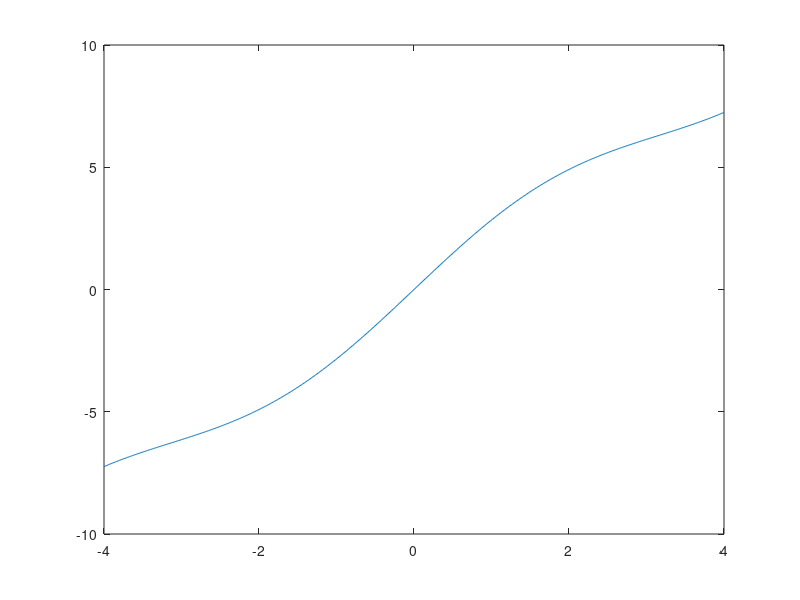

This figure's MATLAB source:
disp("3.1.32 Find inverse of function")
disp("Finding inverse of function: ")
disp("g(x) = 2*x + sin(x)")

x = -4:0.01:4;
g = @(x) 2*x + sin(x);
y = g(x);
plot(x, y)
disp("To decide wether g(x) is invertible")
disp("we have to derive the function.")
disp("g'(x) = 2 + cos(x)")
disp("Although cos(x) goes from -1 to 1")
disp("cos(x) + 2 goes from +1 to +3 which means it's")
disp("always postive, meaning the function is invertible")
disp("To get the y value for when the inverted function")
disp("has a x value of 2, we switch x for y and y for x")
disp("meaning we get: ")
disp("x = 2*y + sin(y)")
disp("replace x with 2")
disp("2 = 2*y + sin(y), which we solve with fzero")

calcY = @(y) 2*y + sin(y) - 2;
disp(fzero(calcY, 0))

disp("To find the value of y for when x is 2")
disp("for the inverted derivative of g(x)")
disp("that is the same thing as 1/(g'(g^-1(2)))")
disp("which is equal to 1 / (2 + cos(g^-1(2))), then we take")
disp("our answer from part one and we get")
disp("1 / (2 + cos(0.684)) = ")
disp(1 / (2 + cos(0.684)))